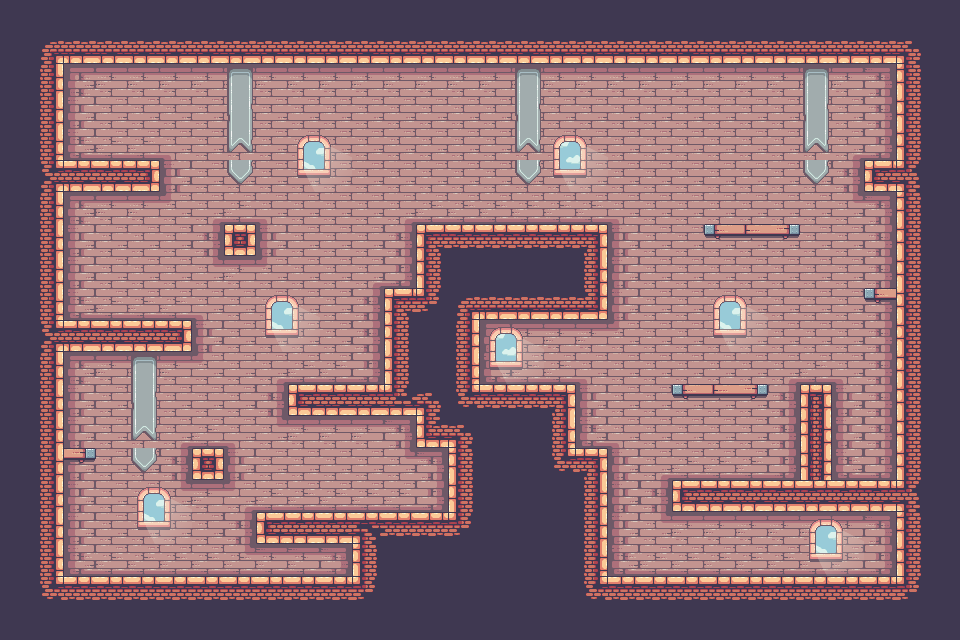

A level layout from a 2D game, rendered from its tile map. Below: a short description, then the map file with its tile-grid data intact:
An orthogonal 30x20 tile map with 32x32 px tiles, 2 tile layers (Tilelaag 1, decoration), 2 tilesets and 28 objects (28x solid).

<map version="1.8" tiledversion="1.8.4" orientation="orthogonal" renderorder="right-down" width="30" height="20" tilewidth="32" tileheight="32" infinite="0" nextlayerid="11" nextobjectid="104">
 <tileset firstgid="1" name="tiles" tilewidth="32" tileheight="32" tilecount="247" columns="19">
  <image source="terrain.png" width="608" height="416" />
 </tileset>
 <tileset firstgid="248" name="doecriatoion" tilewidth="32" tileheight="32" tilecount="42" columns="7">
  <image source="decorations.png" width="224" height="192" />
 </tileset>
 <layer id="8" name="Tilelaag 1" width="30" height="20">
  <data encoding="csv">
41,41,41,41,41,41,41,41,41,41,41,41,41,41,41,41,41,41,41,41,41,41,41,41,41,41,41,41,41,41,
41,27,60,60,60,60,60,60,60,60,60,60,60,60,60,60,60,60,60,60,60,60,60,60,60,60,60,60,28,41,
41,42,135,136,136,136,136,136,136,136,136,136,136,136,136,136,136,136,136,136,136,136,136,136,136,136,136,137,40,41,
41,42,154,155,155,155,155,155,155,155,155,155,155,155,155,155,155,155,155,155,155,155,155,155,155,155,155,156,40,41,
41,42,173,174,174,142,155,155,155,155,155,155,155,155,155,155,155,155,155,155,155,155,155,155,155,155,141,175,40,41,
41,50,98,98,99,154,155,155,155,155,155,155,155,155,155,155,155,155,155,155,155,155,155,155,155,155,156,97,30,41,
41,42,135,136,136,161,141,174,142,155,155,155,141,174,174,174,174,174,174,142,155,155,155,155,155,155,160,137,40,41,
41,42,154,155,155,155,156,101,154,155,155,155,156,21,22,22,22,22,23,154,155,155,155,155,155,155,155,156,40,41,
41,42,154,155,155,155,160,136,161,155,155,141,175,40,41,41,41,41,42,154,155,155,155,155,155,155,155,156,40,41,
41,42,173,174,174,174,142,155,155,155,155,156,21,47,27,60,60,60,61,154,155,155,155,155,155,155,155,156,40,41,
41,50,98,98,98,99,154,155,155,155,155,156,40,41,42,135,136,136,136,161,155,155,155,155,155,155,155,156,40,41,
41,42,135,136,136,136,161,155,141,174,174,175,40,41,42,173,174,174,142,155,155,155,155,155,141,174,142,156,40,41,
41,42,154,155,155,155,155,155,156,97,98,98,104,28,46,22,22,23,154,155,155,155,155,155,156,25,154,156,40,41,
41,42,154,155,155,141,174,142,160,136,136,136,137,59,28,41,41,42,173,142,155,155,155,155,156,44,154,156,40,41,
41,42,154,155,155,156,101,154,155,155,155,155,160,137,40,41,41,46,23,154,141,174,174,174,175,44,173,175,40,41,
41,42,154,155,155,160,136,170,174,174,174,174,174,175,40,41,41,41,42,154,156,97,98,98,98,98,98,98,30,41,
41,42,154,155,155,155,155,156,97,98,98,85,22,22,47,41,41,41,42,154,160,136,136,136,136,136,136,137,40,41,
41,42,173,174,174,174,174,217,212,212,213,40,41,41,41,41,41,41,42,173,174,174,174,174,174,174,174,175,40,41,
41,46,22,22,22,22,22,22,22,22,22,47,41,41,41,41,41,41,46,22,22,22,22,22,22,22,22,22,47,41,
41,41,41,41,41,41,41,41,41,41,41,41,41,41,41,41,41,41,41,41,41,41,41,41,41,41,41,41,41,41
</data>
 </layer>
 <objectgroup id="10" name="collision">
  <object id="68" type="solid" x="3" y="449" width="92" height="10" />
  <object id="71" type="solid" x="2" y="574" width="351" height="32" />
  <object id="72" type="solid" x="0" y="33" width="61" height="542" />
  <object id="73" type="solid" x="62" y="162" width="97" height="27" />
  <object id="75" type="solid" x="62" y="320" width="129" height="31" />
  <object id="76" type="solid" x="225" y="224" width="31" height="32" />
  <object id="77" type="solid" x="58" y="38" width="839" height="26" />
  <object id="78" type="solid" x="899" y="41" width="47" height="558" />
  <object id="79" type="solid" x="582" y="576" width="318" height="22" />
  <object id="80" type="solid" x="674" y="481" width="223" height="28" />
  <object id="81" type="solid" x="802" y="386" width="29" height="94" />
  <object id="84" type="solid" x="417" y="226" width="187" height="92" />
  <object id="85" type="solid" x="482" y="387" width="94" height="65" />
  <object id="86" type="solid" x="569" y="449" width="37" height="151" />
  <object id="87" type="solid" x="673" y="384" width="95" height="11" />
  <object id="88" type="solid" x="705" y="226" width="95" height="10" />
  <object id="89" type="solid" x="865" y="161" width="32" height="29" />
  <object id="90" type="solid" x="866" y="290" width="30" height="8" />
  <object id="91" type="solid" x="674" y="385" width="95" height="11" />
  <object id="92" type="solid" x="705" y="224" width="95" height="11" />
  <object id="94" type="solid" x="355.437" y="535.547" width="42.2381" height="70.9281" />
  <object id="95" type="solid" x="257.413" y="513.233" width="231.911" height="27.8931" />
  <object id="96" type="solid" x="452.665" y="428.756" width="38.2534" height="82.8823" />
  <object id="97" type="solid" x="419.193" y="386.518" width="42.2381" height="59.7709" />
  <object id="98" type="solid" x="289.291" y="384.128" width="130.699" height="27.8931" />
  <object id="99" type="solid" x="385.721" y="290.885" width="44.6289" height="91.6487" />
  <object id="101" type="solid" x="193.658" y="447.883" width="28.69" height="31.0809" />
  <object id="103" type="solid" x="446.289" y="318.778" width="34.2686" height="82.0853" />
 </objectgroup>
 <layer id="9" name="decoration" width="30" height="20">
  <data encoding="csv">
0,0,0,0,0,0,0,0,0,0,0,0,0,0,0,0,0,0,0,0,0,0,0,0,0,0,0,0,0,0,
0,0,0,0,0,0,0,0,0,0,0,0,0,0,0,0,0,0,0,0,0,0,0,0,0,0,0,0,0,0,
0,0,0,0,0,0,0,256,0,0,0,0,0,0,0,0,256,0,0,0,0,0,0,0,0,256,0,0,0,0,
0,0,0,0,0,0,0,263,0,0,0,0,0,0,0,0,263,0,0,0,0,0,0,0,0,263,0,0,0,0,
0,0,0,0,0,0,0,270,0,271,272,0,0,0,0,0,270,273,274,0,0,0,0,0,0,270,0,0,0,0,
0,0,0,0,0,0,0,277,0,278,279,0,0,0,0,0,277,280,281,0,0,0,0,0,0,277,0,0,0,0,
0,0,0,0,0,0,0,0,0,0,0,0,0,0,0,0,0,0,0,0,0,0,0,0,0,0,0,0,0,0,
0,0,0,0,0,0,0,0,0,0,0,0,0,0,0,0,0,0,0,0,0,0,264,265,266,0,0,0,0,0,
0,0,0,0,0,0,0,0,0,0,0,0,0,0,0,0,0,0,0,0,0,0,0,0,0,0,0,0,0,0,
0,0,0,0,0,0,0,0,271,272,0,0,0,0,0,0,0,0,0,0,0,0,271,272,0,0,0,264,0,0,
0,0,0,0,0,0,0,0,278,279,0,0,0,0,0,273,274,0,0,0,0,0,278,279,0,0,0,0,0,0,
0,0,0,0,256,0,0,0,0,0,0,0,0,0,0,280,281,0,0,0,0,0,0,0,0,0,0,0,0,0,
0,0,0,0,263,0,0,0,0,0,0,0,0,0,0,0,0,0,0,0,0,264,265,266,0,0,0,0,0,0,
0,0,0,0,270,0,0,0,0,0,0,0,0,0,0,0,0,0,0,0,0,0,0,0,0,0,0,0,0,0,
0,0,266,0,277,0,0,0,0,0,0,0,0,0,0,0,0,0,0,0,0,0,0,0,0,0,0,0,0,0,
0,0,0,0,271,272,0,0,0,0,0,0,0,0,0,0,0,0,0,0,0,0,0,0,0,0,0,0,0,0,
0,0,0,0,278,279,0,0,0,0,0,0,0,0,0,0,0,0,0,0,0,0,0,0,0,271,272,0,0,0,
0,0,0,0,0,0,0,0,0,0,0,0,0,0,0,0,0,0,0,0,0,0,0,0,0,278,279,0,0,0,
0,0,0,0,0,0,0,0,0,0,0,0,0,0,0,0,0,0,0,0,0,0,0,0,0,0,0,0,0,0,
0,0,0,0,0,0,0,0,0,0,0,0,0,0,0,0,0,0,0,0,0,0,0,0,0,0,0,0,0,0
</data>
 </layer>
</map>
